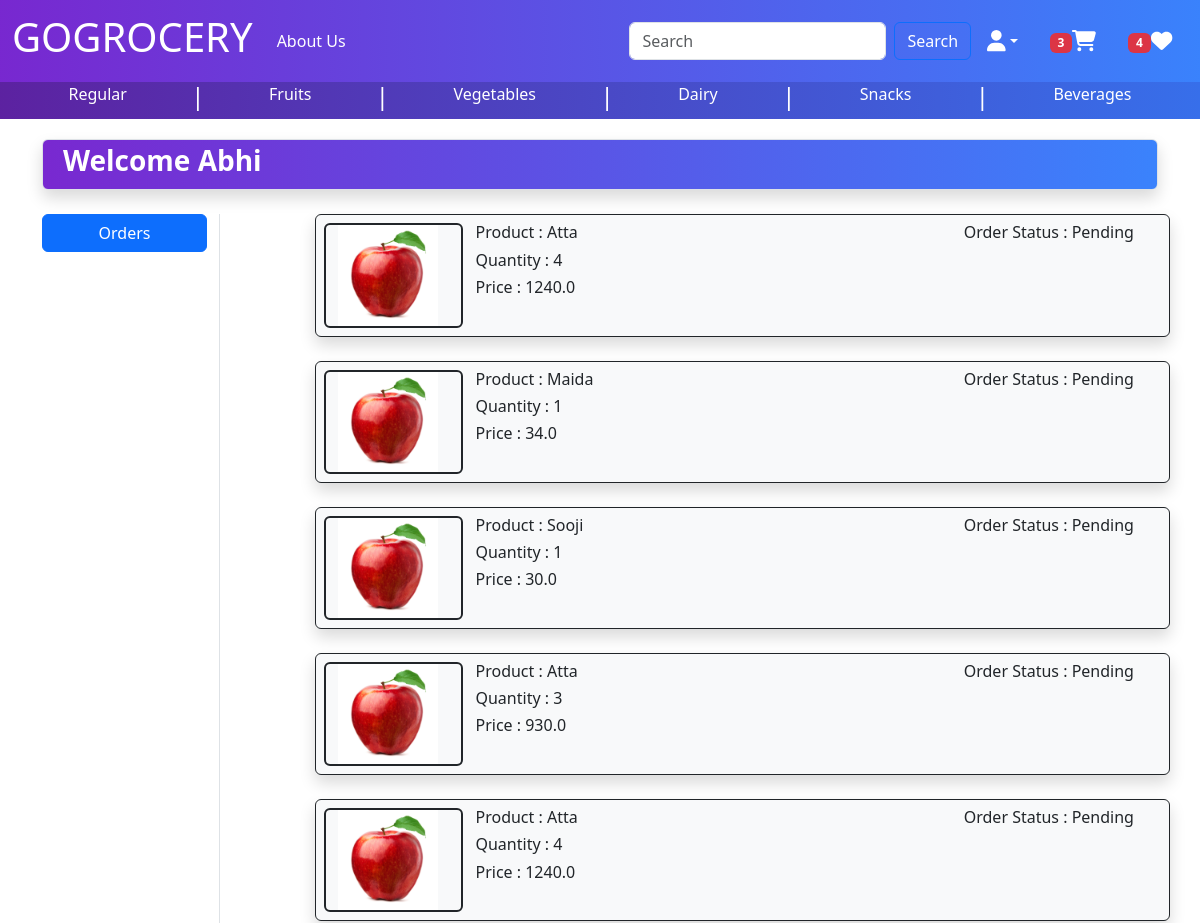
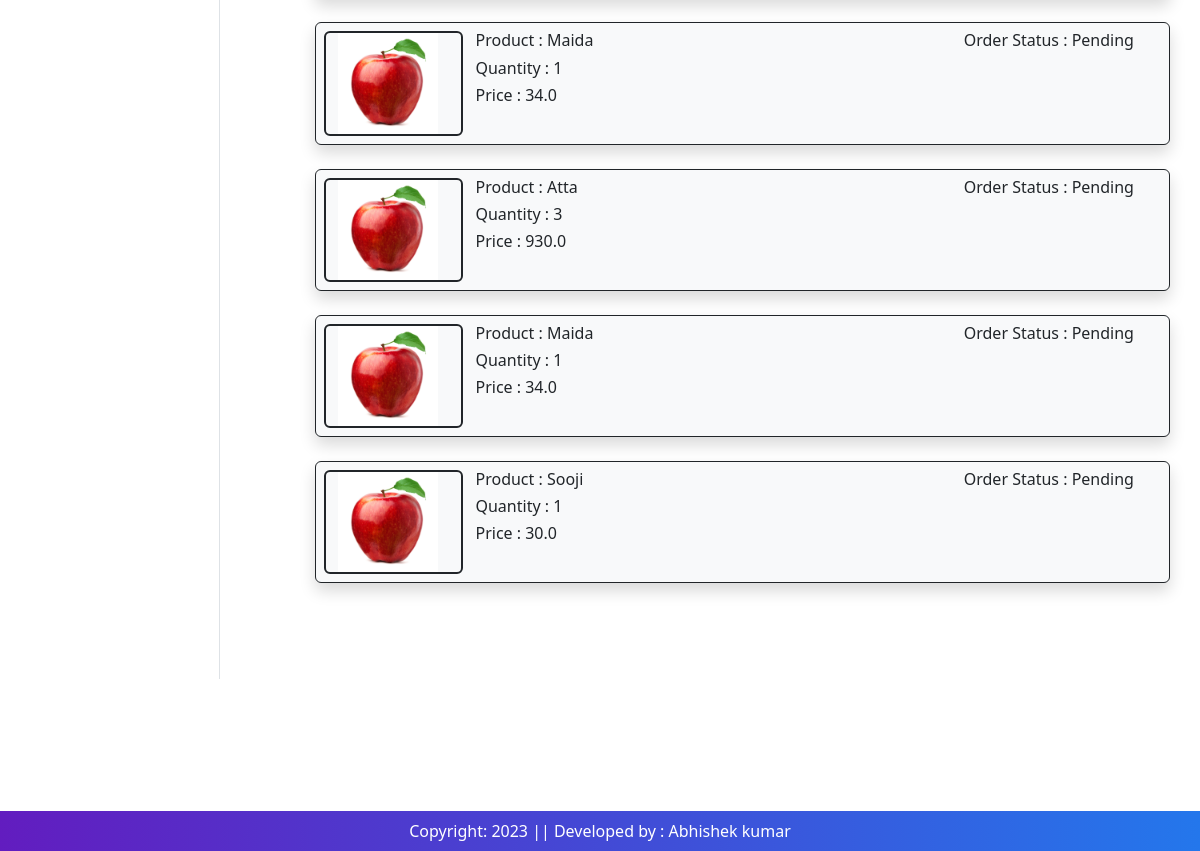
Screenshot of /orders/ (signed in) with the database file from the repository (2 pictures, top to bottom).
### baseapp/models.py (models this page shows, shortened)
class OrderPlaced(models.Model):
    user = models.ForeignKey(User,on_delete=models.CASCADE)
    customer = models.ForeignKey(Customer,on_delete=models.CASCADE)
    product = models.ForeignKey(Product,on_delete=models.CASCADE)
    quantity = models.PositiveIntegerField(default=1)
    ordered_date = models.DateTimeField(auto_now_add=True)
    status = models.CharField(max_length=50,choices=STATUS_CHOICES, default='Pending')
    payment = models.ForeignKey(Payment, on_delete=models.CASCADE,default="")
    @property
    def total_cost(self):
        return self.quantity * self.product.discounted_price

class Product(models.Model):
    title = models.CharField(max_length=100)
    sub_category = models.ForeignKey(SubCategory,on_delete=models.CASCADE,null=True,blank=True)
    main_category = models.ForeignKey(Category,on_delete=models.CASCADE,null=True,blank=True,default='')
    selling_price = models.FloatField(blank=True)
    discounted_price = models.FloatField(blank=True)
    description = models.TextField(blank=True)
    pack_size = models.TextField(blank=True)
    brands = models.ForeignKey(Brand,on_delete=models.CASCADE,null=True,blank=True)
    product_image = models.ImageField(upload_to='product',blank=True)

### baseapp/views.py (the view)
# urls.py: path('orders/',views.orders, name='orders'),
def orders(request):
    totalitem = 0
    wishitem = 0
    if request.user.is_authenticated:
        totalitem = len(Cart.objects.filter(user=request.user))
        wishitem = len(Wishlist.objects.filter(user=request.user))
    order_placed = OrderPlaced.objects.filter(user=request.user)
    return render(request, 'baseapp/orders.html',locals())

### baseapp/templates/baseapp/orders.html (shortened to what this page needs)
{% extends 'baseapp/base.html' %}
{% load static %}
{% block main-content %}
<div class="container my-1">
    <div class=" border p-1 gradient1-custom rounded shadow " >
        <h3 class="text-white fw-bold ms-3 ">Welcome <span class="text-capitalize">{{request.user.username}}</span></h3>
    </div>
    <br>
    <div class="row">
        <div class="col-sm-2  border-end">
            <ul class="list-unstyled">
                <li class="d-grid"><a href="{% url 'orders' %}" class="btn btn-primary">Orders</a></li>
            </ul>
        </div>
        <div class="col-sm-9 offset-sm-1">
            {% for op in order_placed %}
                <div class="row shadow p-2 bg-light border border-dark rounded">
                    <div class="col-sm-2 border border-2 border-dark rounded">
                        <img src="{% static 'app/images/product/apple.jpg' %}" class="img-fluid" height="100" width="100"/>
                    </div>
                    <div class="col-sm-7">
                        <h6 >Product : {{op.product.title}}</h6>
                        <h6 >Quantity : {{op.quantity}}</h6>
                        <h6 >Price : {{op.total_cost}}</h6>
                    </div>
                    <div class="col-sm-3">
                        <h6> Order Status : {{op.status}}</h6>
                    </div>
                </div>
                <br>
            {% endfor %}
            <br><br><br>
        </div>
    </div>
</div>
{% endblock main-content %}

### baseapp/templates/baseapp/base.html (style rules this page uses)
#bg { background-size: 1400px 650px; background-repeat: no-repeat; background-position: top; background-attachment: fixed; }
.gradient1-custom { background:linear-gradient(to right, rgba(106, 17, 203, 0.9), rgba(37, 117, 252, 0.9)); }

### rows the page displays
OrderPlaced: product "Atta", quantity "4", total_cost "1240.0", status "Pending"
OrderPlaced: product "Maida", quantity "1", total_cost "34.0", status "Pending"
OrderPlaced: product "Sooji", quantity "1", total_cost "30.0", status "Pending"
OrderPlaced: product "Atta", quantity "3", total_cost "930.0", status "Pending"
OrderPlaced: product "Atta", quantity "4", total_cost "1240.0", status "Pending"
OrderPlaced: product "Maida", quantity "1", total_cost "34.0", status "Pending"
OrderPlaced: product "Atta", quantity "3", total_cost "930.0", status "Pending"
OrderPlaced: product "Maida", quantity "1", total_cost "34.0", status "Pending"
OrderPlaced: product "Sooji", quantity "1", total_cost "30.0", status "Pending"

### other values shown
{{ totalitem }} "3"
{{ wishitem }} "4"
{{ request.user.username }} "Abhi"
